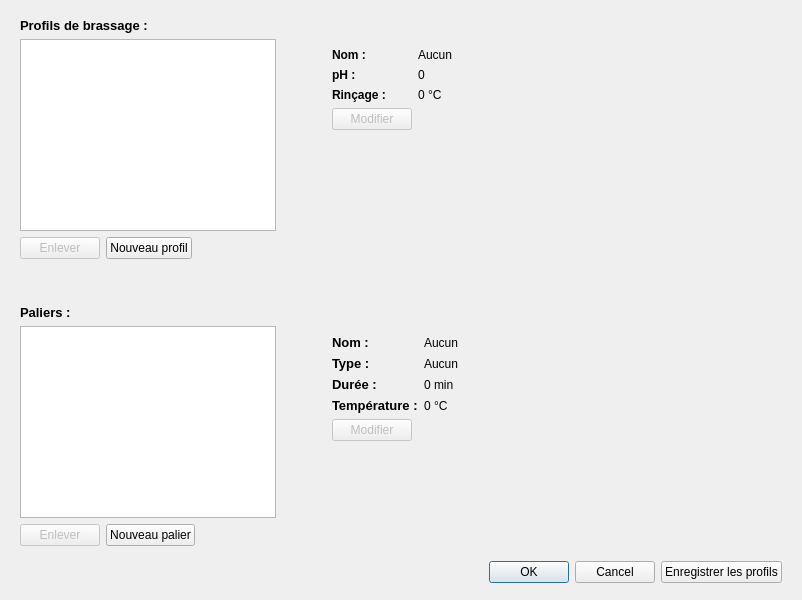
      <widget class="QWidget" name="page_4">
       <layout class="QGridLayout" name="gridLayout_8">
        <property name="topMargin">
         <number>18</number>
        </property>
        <item row="0" column="0">
         <layout class="QVBoxLayout" name="verticalLayout_11">
          <property name="leftMargin">
           <number>9</number>
          </property>
          <property name="rightMargin">
           <number>9</number>
          </property>
          <property name="bottomMargin">
           <number>6</number>
          </property>
          <item>
           <layout class="QVBoxLayout" name="verticalLayout_10">
            <property name="rightMargin">
             <number>0</number>
            </property>
            <item>
             <widget class="QLabel" name="label_15">
              <property name="text">
               <string>&lt;!DOCTYPE HTML PUBLIC &quot;-//W3C//DTD HTML 4.0//EN&quot; &quot;http://www.w3.org/TR/REC-html40/strict.dtd&quot;&gt;
&lt;html&gt;&lt;head&gt;&lt;meta name=&quot;qrichtext&quot; content=&quot;1&quot; /&gt;&lt;style type=&quot;text/css&quot;&gt;
p, li { white-space: pre-wrap; }
&lt;/style&gt;&lt;/head&gt;&lt;body style=&quot; font-family:'Droid Sans'; font-size:10pt; font-weight:400; font-style:normal;&quot;&gt;
&lt;p style=&quot; margin-top:0px; margin-bottom:0px; margin-left:0px; margin-right:0px; -qt-block-indent:0; text-indent:0px;&quot;&gt;&lt;span style=&quot; font-weight:600;&quot;&gt;Profils de brassage :&lt;/span&gt;&lt;/p&gt;&lt;/body&gt;&lt;/html&gt;</string>
              </property>
             </widget>
            </item>
            <item>
             <layout class="QHBoxLayout" name="horizontalLayout_14">
              <item>
               <layout class="QVBoxLayout" name="verticalLayout_8">
                <item>
                 <widget class="QListWidget" name="listWidgetMashProfiles">
                  <property name="minimumSize">
                   <size>
                    <width>0</width>
                    <height>0</height>
                   </size>
                  </property>
                  <property name="isWrapping" stdset="0">
                   <bool>false</bool>
                  </property>
                  <property name="viewMode">
                   <enum>QListView::ListMode</enum>
                  </property>
                 </widget>
                </item>
                <item>
                 <layout class="QHBoxLayout" name="horizontalLayout_9">
                  <item>
                   <widget class="QPushButton" name="pushButtonRemoveProfile">
                    <property name="enabled">
                     <bool>false</bool>
                    </property>
                    <property name="text">
                     <string>Enlever</string>
                    </property>
                   </widget>
                  </item>
                  <item>
                   <widget class="QPushButton" name="pushButtonNewProfile">
                    <property name="text">
                     <string>Nouveau profil</string>
                    </property>
                   </widget>
                  </item>
                  <item>
                   <spacer name="horizontalSpacer_5">
                    <property name="orientation">
                     <enum>Qt::Horizontal</enum>
                    </property>
                    <property name="sizeHint" stdset="0">
                     <size>
                      <width>40</width>
                      <height>20</height>
                     </size>
                    </property>
                   </spacer>
                  </item>
                 </layout>
                </item>
               </layout>
              </item>
              <item>
               <widget class="QWidget" name="widget" native="true">
                <property name="minimumSize">
                 <size>
                  <width>500</width>
                  <height>0</height>
                 </size>
                </property>
                <layout class="QFormLayout" name="formLayout_7">
                 <property name="fieldGrowthPolicy">
                  <enum>QFormLayout::AllNonFixedFieldsGrow</enum>
                 </property>
                 <property name="leftMargin">
                  <number>50</number>
                 </property>
                 <property name="rightMargin">
                  <number>50</number>
                 </property>
                 <item row="0" column="0">
                  <widget class="QLabel" name="label_16">
                   <property name="text">
                    <string>&lt;html&gt;&lt;head/&gt;&lt;body&gt;&lt;p&gt;&lt;span style=&quot; font-weight:600;&quot;&gt;Nom :&lt;/span&gt;&lt;/p&gt;&lt;/body&gt;&lt;/html&gt;</string>
                   </property>
                  </widget>
                 </item>
                 <item row="0" column="1">
                  <widget class="QLabel" name="labelMashName">
                   <property name="text">
                    <string>Aucun</string>
                   </property>
                  </widget>
                 </item>
                 <item row="1" column="0">
                  <widget class="QLabel" name="label_17">
                   <property name="text">
                    <string>&lt;html&gt;&lt;head/&gt;&lt;body&gt;&lt;p&gt;&lt;span style=&quot; font-weight:600;&quot;&gt;pH :&lt;/span&gt;&lt;/p&gt;&lt;/body&gt;&lt;/html&gt;</string>
                   </property>
                  </widget>
                 </item>
                 <item row="1" column="1">
                  <widget class="QLabel" name="labelMashPh">
                   <property name="text">
                    <string>0</string>
                   </property>
                  </widget>
                 </item>
                 <item row="2" column="0">
                  <widget class="QLabel" name="label_24">
                   <property name="text">
                    <string>&lt;html&gt;&lt;head/&gt;&lt;body&gt;&lt;p&gt;&lt;span style=&quot; font-weight:600;&quot;&gt;Rinçage :&lt;/span&gt;&lt;/p&gt;&lt;/body&gt;&lt;/html&gt;</string>
                   </property>
                  </widget>
                 </item>
                 <item row="2" column="1">
                  <widget class="QLabel" name="labelMashSpargeTemp">
                   <property name="text">
                    <string>0 °C</string>
                   </property>
                  </widget>
                 </item>
                 <item row="3" column="0">
                  <widget class="QPushButton" name="pushButtonMashEdit">
                   <property name="enabled">
                    <bool>false</bool>
                   </property>
                   <property name="text">
                    <string>Modifier</string>
                   </property>
                  </widget>
                 </item>
                </layout>
               </widget>
              </item>
             </layout>
            </item>
           </layout>
          </item>
          <item>
           <spacer name="verticalSpacer_3">
            <property name="orientation">
             <enum>Qt::Vertical</enum>
            </property>
            <property name="sizeHint" stdset="0">
             <size>
              <width>20</width>
              <height>40</height>
             </size>
            </property>
           </spacer>
          </item>
          <item>
           <layout class="QVBoxLayout" name="verticalLayout_9">
            <item>
             <widget class="QLabel" name="label_14">
              <property name="text">
               <string>&lt;!DOCTYPE HTML PUBLIC &quot;-//W3C//DTD HTML 4.0//EN&quot; &quot;http://www.w3.org/TR/REC-html40/strict.dtd&quot;&gt;
&lt;html&gt;&lt;head&gt;&lt;meta name=&quot;qrichtext&quot; content=&quot;1&quot; /&gt;&lt;style type=&quot;text/css&quot;&gt;
p, li { white-space: pre-wrap; }
&lt;/style&gt;&lt;/head&gt;&lt;body style=&quot; font-family:'Droid Sans'; font-size:10pt; font-weight:400; font-style:normal;&quot;&gt;
&lt;p style=&quot; margin-top:0px; margin-bottom:0px; margin-left:0px; margin-right:0px; -qt-block-indent:0; text-indent:0px;&quot;&gt;&lt;span style=&quot; font-weight:600;&quot;&gt;Paliers :&lt;/span&gt;&lt;/p&gt;&lt;/body&gt;&lt;/html&gt;</string>
              </property>
             </widget>
            </item>
            <item>
             <layout class="QHBoxLayout" name="horizontalLayout_8">
              <item>
               <layout class="QVBoxLayout" name="verticalLayout_2">
                <item>
                 <widget class="QListWidget" name="listWidgetSteps">
                  <property name="minimumSize">
                   <size>
                    <width>0</width>
                    <height>0</height>
                   </size>
                  </property>
                 </widget>
                </item>
                <item>
                 <layout class="QHBoxLayout" name="horizontalLayout_6">
                  <item>
                   <widget class="QPushButton" name="pushButtonStepRemove">
                    <property name="enabled">
                     <bool>false</bool>
                    </property>
                    <property name="text">
                     <string>Enlever</string>
                    </property>
                   </widget>
                  </item>
                  <item>
                   <widget class="QPushButton" name="pushButtonNewStep">
                    <property name="text">
                     <string>Nouveau palier</string>
                    </property>
                   </widget>
                  </item>
                  <item>
                   <spacer name="horizontalSpacer_4">
                    <property name="orientation">
                     <enum>Qt::Horizontal</enum>
                    </property>
                    <property name="sizeHint" stdset="0">
                     <size>
                      <width>40</width>
                      <height>20</height>
                     </size>
                    </property>
                   </spacer>
                  </item>
                 </layout>
                </item>
               </layout>
              </item>
              <item>
               <widget class="QWidget" name="widget" native="true">
                <property name="minimumSize">
                 <size>
                  <width>500</width>
                  <height>0</height>
                 </size>
                </property>
                <layout class="QFormLayout" name="formLayout_6">
                 <property name="fieldGrowthPolicy">
                  <enum>QFormLayout::AllNonFixedFieldsGrow</enum>
                 </property>
                 <property name="leftMargin">
                  <number>50</number>
                 </property>
                 <property name="rightMargin">
                  <number>50</number>
                 </property>
                 <item row="0" column="0">
                  <widget class="QLabel" name="label_9">
                   <property name="text">
                    <string>&lt;!DOCTYPE HTML PUBLIC &quot;-//W3C//DTD HTML 4.0//EN&quot; &quot;http://www.w3.org/TR/REC-html40/strict.dtd&quot;&gt;
&lt;html&gt;&lt;head&gt;&lt;meta name=&quot;qrichtext&quot; content=&quot;1&quot; /&gt;&lt;style type=&quot;text/css&quot;&gt;
p, li { white-space: pre-wrap; }
&lt;/style&gt;&lt;/head&gt;&lt;body style=&quot; font-family:'Droid Sans'; font-size:10pt; font-weight:400; font-style:normal;&quot;&gt;
&lt;p style=&quot; margin-top:0px; margin-bottom:0px; margin-left:0px; margin-right:0px; -qt-block-indent:0; text-indent:0px;&quot;&gt;&lt;span style=&quot; font-weight:600;&quot;&gt;Nom :&lt;/span&gt;&lt;/p&gt;&lt;/body&gt;&lt;/html&gt;</string>
                   </property>
                  </widget>
                 </item>
                 <item row="0" column="1">
                  <widget class="QLabel" name="labelStepName">
                   <property name="text">
                    <string>Aucun</string>
                   </property>
                  </widget>
                 </item>
                 <item row="1" column="0">
                  <widget class="QLabel" name="label_10">
                   <property name="text">
                    <string>&lt;!DOCTYPE HTML PUBLIC &quot;-//W3C//DTD HTML 4.0//EN&quot; &quot;http://www.w3.org/TR/REC-html40/strict.dtd&quot;&gt;
&lt;html&gt;&lt;head&gt;&lt;meta name=&quot;qrichtext&quot; content=&quot;1&quot; /&gt;&lt;style type=&quot;text/css&quot;&gt;
p, li { white-space: pre-wrap; }
&lt;/style&gt;&lt;/head&gt;&lt;body style=&quot; font-family:'Droid Sans'; font-size:10pt; font-weight:400; font-style:normal;&quot;&gt;
&lt;p style=&quot; margin-top:0px; margin-bottom:0px; margin-left:0px; margin-right:0px; -qt-block-indent:0; text-indent:0px;&quot;&gt;&lt;span style=&quot; font-weight:600;&quot;&gt;Type :&lt;/span&gt;&lt;/p&gt;&lt;/body&gt;&lt;/html&gt;</string>
                   </property>
                  </widget>
                 </item>
                 <item row="1" column="1">
                  <widget class="QLabel" name="labelStepType">
                   <property name="text">
                    <string>Aucun</string>
                   </property>
                  </widget>
                 </item>
                 <item row="2" column="0">
                  <widget class="QLabel" name="label_11">
                   <property name="text">
                    <string>&lt;!DOCTYPE HTML PUBLIC &quot;-//W3C//DTD HTML 4.0//EN&quot; &quot;http://www.w3.org/TR/REC-html40/strict.dtd&quot;&gt;
&lt;html&gt;&lt;head&gt;&lt;meta name=&quot;qrichtext&quot; content=&quot;1&quot; /&gt;&lt;style type=&quot;text/css&quot;&gt;
p, li { white-space: pre-wrap; }
&lt;/style&gt;&lt;/head&gt;&lt;body style=&quot; font-family:'Droid Sans'; font-size:10pt; font-weight:400; font-style:normal;&quot;&gt;
&lt;p style=&quot; margin-top:0px; margin-bottom:0px; margin-left:0px; margin-right:0px; -qt-block-indent:0; text-indent:0px;&quot;&gt;&lt;span style=&quot; font-weight:600;&quot;&gt;Durée :&lt;/span&gt;&lt;/p&gt;&lt;/body&gt;&lt;/html&gt;</string>
                   </property>
                  </widget>
                 </item>
                 <item row="2" column="1">
                  <widget class="QLabel" name="labelStepTime">
                   <property name="text">
                    <string>0 min</string>
                   </property>
                  </widget>
                 </item>
                 <item row="3" column="0">
                  <widget class="QLabel" name="label_12">
                   <property name="text">
                    <string>&lt;!DOCTYPE HTML PUBLIC &quot;-//W3C//DTD HTML 4.0//EN&quot; &quot;http://www.w3.org/TR/REC-html40/strict.dtd&quot;&gt;
&lt;html&gt;&lt;head&gt;&lt;meta name=&quot;qrichtext&quot; content=&quot;1&quot; /&gt;&lt;style type=&quot;text/css&quot;&gt;
p, li { white-space: pre-wrap; }
&lt;/style&gt;&lt;/head&gt;&lt;body style=&quot; font-family:'Droid Sans'; font-size:10pt; font-weight:400; font-style:normal;&quot;&gt;
&lt;p style=&quot; margin-top:0px; margin-bottom:0px; margin-left:0px; margin-right:0px; -qt-block-indent:0; text-indent:0px;&quot;&gt;&lt;span style=&quot; font-weight:600;&quot;&gt;Température :&lt;/span&gt;&lt;/p&gt;&lt;/body&gt;&lt;/html&gt;</string>
                   </property>
                  </widget>
                 </item>
                 <item row="3" column="1">
                  <widget class="QLabel" name="labelStepTemp">
                   <property name="text">
                    <string>0 °C</string>
                   </property>
                  </widget>
                 </item>
                 <item row="4" column="0">
                  <widget class="QPushButton" name="pushButtonStepEdit">
                   <property name="enabled">
                    <bool>false</bool>
                   </property>
                   <property name="text">
                    <string>Modifier</string>
                   </property>
                  </widget>
                 </item>
                </layout>
               </widget>
              </item>
             </layout>
            </item>
           </layout>
          </item>
          <item>
           <layout class="QHBoxLayout" name="horizontalLayout_15">
            <property name="topMargin">
             <number>9</number>
            </property>
            <item>
             <widget class="QDialogButtonBox" name="buttonBoxMashDetails">
              <property name="standardButtons">
               <set>QDialogButtonBox::Cancel|QDialogButtonBox::Ok</set>
              </property>
             </widget>
            </item>
            <item>
             <widget class="QPushButton" name="pushButtonSaveProfile">
              <property name="text">
               <string>Enregistrer les profils</string>
              </property>
             </widget>
            </item>
           </layout>
          </item>
         </layout>
        </item>
       </layout>
      </widget>
